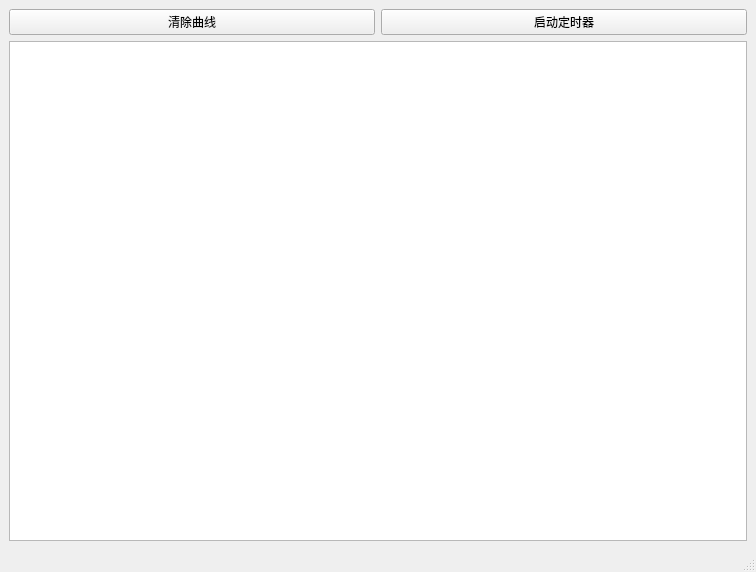
<?xml version="1.0" encoding="UTF-8"?>
<ui version="4.0">
 <class>MainWindow</class>
 <widget class="QMainWindow" name="MainWindow">
  <property name="geometry">
   <rect>
    <x>0</x>
    <y>0</y>
    <width>756</width>
    <height>572</height>
   </rect>
  </property>
  <property name="windowTitle">
   <string>MainWindow</string>
  </property>
  <widget class="QWidget" name="centralwidget">
   <layout class="QGridLayout" name="gridLayout">
    <item row="0" column="0">
     <widget class="QPushButton" name="ClearBtn">
      <property name="text">
       <string>清除曲线</string>
      </property>
     </widget>
    </item>
    <item row="0" column="1">
     <widget class="QPushButton" name="Timer">
      <property name="text">
       <string>启动定时器</string>
      </property>
     </widget>
    </item>
    <item row="1" column="0" colspan="2">
     <widget class="QtCharts::QChartView" name="graphicsView"/>
    </item>
   </layout>
  </widget>
  <widget class="QMenuBar" name="menubar">
   <property name="geometry">
    <rect>
     <x>0</x>
     <y>0</y>
     <width>756</width>
     <height>21</height>
    </rect>
   </property>
  </widget>
  <widget class="QStatusBar" name="statusbar"/>
 </widget>
 <customwidgets>
  <customwidget>
   <class>QtCharts::QChartView</class>
   <extends>QGraphicsView</extends>
   <header>qchartview.h</header>
  </customwidget>
 </customwidgets>
 <resources/>
 <connections/>
</ui>
